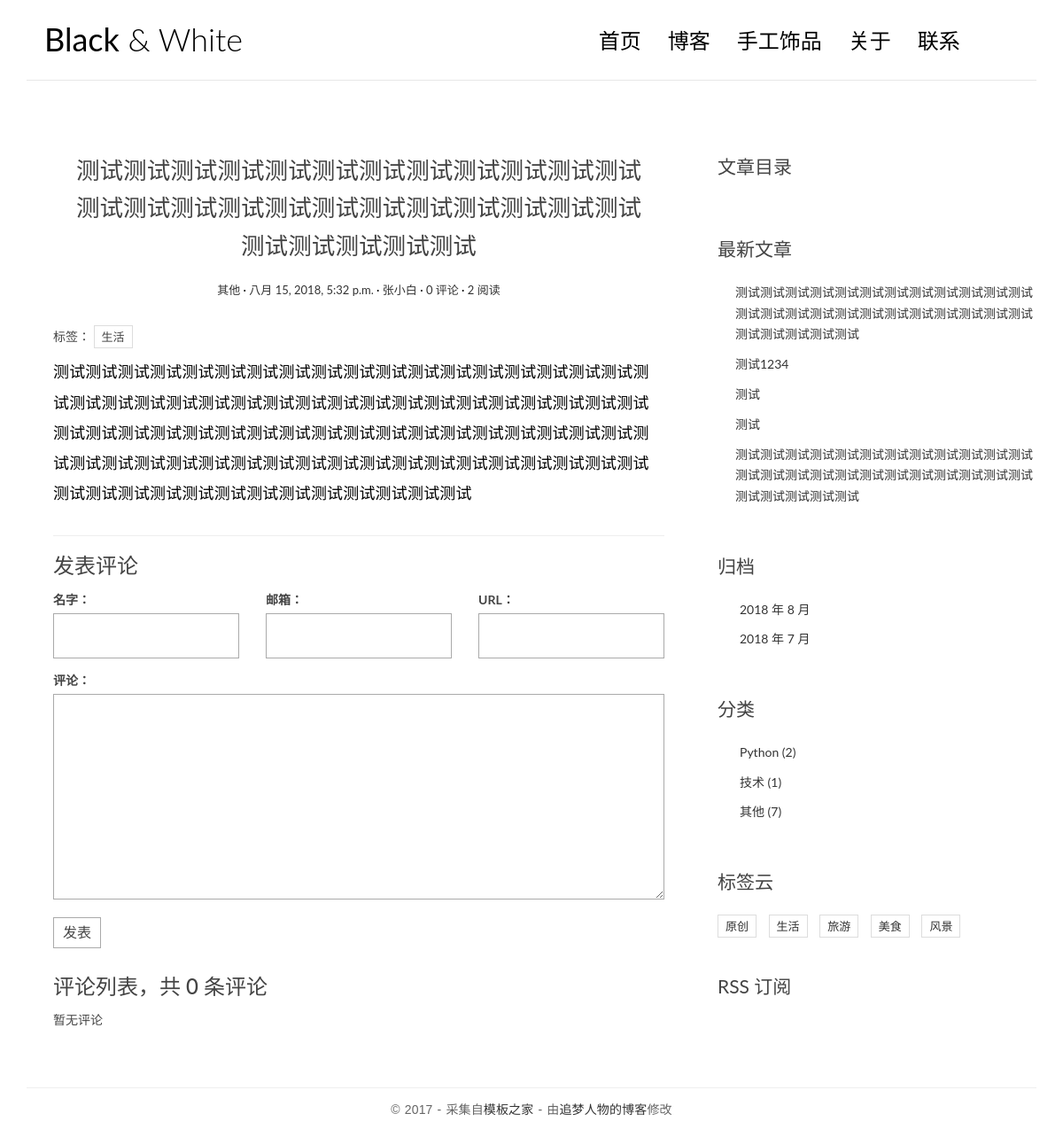
Screenshot of /post/11/ with the database file from the repository.
### blog/models.py (models this page shows, shortened)
@python_2_unicode_compatible
class Post(models.Model):
    title = models.CharField(max_length=70)
    body = models.TextField()
    created_time = models.DateTimeField()
    modified_time = models.DateTimeField()
    excerpt = models.CharField(max_length=200, blank=True)
    category = models.ForeignKey(Category, on_delete=models.CASCADE)
    tags = models.ManyToManyField(Tag, blank=True)
    author = models.ForeignKey(User, on_delete=models.CASCADE)
    views = models.PositiveIntegerField(default=0)
    def get_absolute_url(self):
        return reverse('blog:detail', kwargs={'pk': self.pk})
    def increase_views(self):
        self.views += 1
        self.save(update_fields=['views'])
    class Meta:
        ordering = ['-created_time']
    def save(self, *args, **kwargs):
        if not self.excerpt:
            md = markdown.Markdown(extensions=[
                'markdown.extensions.extra',
                'markdown.extensions.codehilite',
            ])
            self.excerpt = strip_tags(md.convert(self.body))[:120]
        super(Post, self).save(*args, **kwargs)

@python_2_unicode_compatible
class Category(models.Model):
    name = models.CharField(max_length=100)

@python_2_unicode_compatible
class Tag(models.Model):
    name = models.CharField(max_length=100)

### blog/views.py (the view)
# urls.py: url(r'^post/(?P<pk>[0-9]+)/$', views.PostDetailView.as_view(), name="detail"),
class PostDetailView(DetailView):
    model = Post
    template_name = 'blog/detail.html'
    context_object_name = 'post'
    def get(self, request, *args, **kwargs):
        response = super(PostDetailView, self).get(request, *args, **kwargs)
        self.object.increase_views()
        return response
    def get_object(self, queryset=None):
        post = super(PostDetailView, self).get_object(queryset=None)
        md = markdown.Markdown(extensions=[
            'markdown.extensions.extra',
            'markdown.extensions.codehilite',
            'markdown.extensions.toc',
            TocExtension(slugify=slugify),
        ])
        post.body = md.convert(post.body)
        post.toc = md.toc
        return post
    def get_context_data(self, **kwargs):
        context = super(PostDetailView, self).get_context_data(**kwargs)
        form = CommentForm()
        comment_list = self.object.comment_set.all()
        context.update({
            'form': form,
            'comment_list': comment_list
        })
        return context

### comments/forms.py
class CommentForm(forms.ModelForm):
    class Meta:
        model = Comment
        fields = ['name', 'email', 'url', 'text']

### blog/templatetags/blog_tags.py (called while the page is built)
@register.simple_tag
def get_recent_post(num=5):
    return Post.objects.all().order_by('-created_time')[:num]

@register.simple_tag
def archives():
    return Post.objects.dates('created_time', 'month', order='DESC')

@register.simple_tag
def get_categories():
    return Category.objects.annotate(num_posts=Count('post')).filter(num_posts__gt=0)

@register.simple_tag
def get_tags():
    return Tag.objects.annotate(num_posts=Count('post')).filter(num_posts__gt=0)

### blog/templates/blog/detail.html (shortened to what this page needs)
{% extends 'base.html' %}
{% block main %}
    <article class="post post-{{ post.pk }}">
        <header class="entry-header">
            <h1 class="entry-title">{{ post.title }}</h1>
            <div class="entry-meta">
                <span class="post-category"><a href="#">{{ post.category.name }}</a></span>
                <span class="post-date"><a href="#"><time class="entry-date"
                                                          datetime="{{ post.created_time }}">{{ post.created_time }}</time></a></span>
                <span class="post-author"><a href="#">{{ post.author }}</a></span>
                <span class="comments-link"><a href="#">{{ post.comment_set.count }} 评论</a></span>
                <span class="views-count"><a href="#">{{ post.views }} 阅读</a></span>
            </div>
            <div class="widget widget-tag-cloud tag-header">
                <ul>
                    标签：
                    {% for tag in post.tags.all %}
                        <li>{{ tag.name }}</li>
                    {% endfor %}
                </ul>
            </div>
        </header>
        <div class="entry-content clearfix">
            {{ post.body | safe }}
        </div>
    </article>
    <section class="comment-area" id="comment-area">
        <hr>
        <h3>发表评论</h3>
        <form action="{% url 'comments:post_comment' post.pk %}" method="post" class="comment-form">
            <div class="row">
                <div class="col-md-4">
                    <label for="{{ form.name.id_for_label }}">名字：</label>
                    {{ form.name }}
                </div>
                <div class="col-md-4">
                    <label for="{{ form.email.id_for_label }}">邮箱：</label>
                    {{ form.email }}
                </div>
                <div class="col-md-4">
                    <label for="{{ form.email.id_for_label }}">URL：</label>
                    {{ form.url }}
                </div>
                <div class="col-md-12">
                  <label for="{{ form.text.id_for_label }}">评论：</label>
                  {{ form.text }}
                  <button type="submit" class="comment-btn">发表</button>
                </div>
            </div>
        </form>
        <div class="comment-list-panel">
            <h3>评论列表，共 <span>{{ post.comment_set.count }}</span> 条评论</h3>
            <ul class="comment-list list-unstyled">
                {% for comment in comment_list %}
                <li class="comment-item">
                    <span class="nickname">{{ comment.name }}</span>
                    <time class="submit-date">{{ comment.created_time }}</time>
                    <div class="text">
                        {{ comment.text }}
                    </div>
                </li>
                {% empty %}
                    暂无评论
                {% endfor %}
            </ul>
        </div>
    </section>
{% endblock main %}
{% block toc %}
    <div class="widget widget-content">
        <h3 class="widget-title">文章目录</h3>
    </div>
{% endblock toc %}

### blog/templates/base.html (shortened to what this page needs)
{% load staticfiles %}
{% load blog_tags %}
<!DOCTYPE html>
<html>
<head>
    <link rel="stylesheet" href="http://code.ionicframework.com/ionicons/2.0.1/css/ionicons.min.css">
    <link rel="stylesheet" href="{% static 'blog/css/bootstrap.min.css' %}">
    <link rel="stylesheet" href="{% static 'blog/css/pace.css' %}">
    <link rel="stylesheet" href="{% static 'blog/css/custom.css' %}">
    <link rel="stylesheet" href="{% static 'blog/css/highlights/github.css' %}">
</head>
<body>
<div class="container">
    <header id="site-header">
        <div class="row">
            <div class="col-md-4 col-sm-5 col-xs-8">
                <div class="logo">
                    <h1><a href="{% url 'blog:index' %}"><b>Black</b> &amp; White</a></h1>
                </div>
            </div>
            <div class="col-md-8 col-sm-7 col-xs-4">
                <nav class="main-nav" role="navigation">
                    <div class="collapse navbar-collapse" id="bs-example-navbar-collapse-1">
                        <ul class="nav navbar-nav navbar-right">
                            <li class="cl-effect-11"><a href="index.html" data-hover="首页">首页</a></li>
                            <li class="cl-effect-11"><a href="full-width.html" data-hover="博客">博客</a></li>
                            <li class="cl-effect-11">
                                <a href="{% url 'handmade:index' %}" data-hover="手工饰品">手工饰品</a>
                            </li>
                            <li class="cl-effect-11"><a href="about.html" data-hover="关于">关于</a></li>
                            <li class="cl-effect-11"><a href="contact.html" data-hover="联系">联系</a></li>
                        </ul>
                    </div>
                </nav>
            </div>
        </div>
    </header>
</div>
<div class="content-body">
    <div class="container">
        <div class="row">
            <main class="col-md-8">
                {% block main %}
                {% endblock main %}
            </main>
            <aside class="col-md-4">
                {% block toc %}
                {% endblock toc %}
                <div class="widget widget-recent-posts">
                    <h3 class="widget-title">最新文章</h3>
                    {% get_recent_post as recent_post_list %}
                    <ul>
                        {% for post in recent_post_list %}
                            <li>
                                <a href="{{ post.get_absolute_url }}">{{ post.title }}</a>
                            </li>
                        {% empty %}
                            暂无最新文章
                        {% endfor %}
                    </ul>
                </div>
                <div class="widget widget-archives">
                    <h3 class="widget-title">归档</h3>
                    {% archives as date_list %}
                    <ul>
                        {% for date in date_list %}
                            <li>
                                <a href="{% url 'blog:archives' date.year date.month %}">
                                    {{ date.year }} 年 {{ date.month }} 月
                                </a>
                            </li>
                        {% empty %}
                            暂无归档
                        {% endfor %}
                    </ul>
                </div>
                <div class="widget widget-category">
                    <h3 class="widget-title">分类</h3>
                    {% get_categories as category_list %}
                    <ul>
                        {% for category in category_list %}
                            <li>
                                <a href="{% url 'blog:category' category.pk %}">
                                    {{ category.name }} <span class="post-count">({{ category.num_posts }})</span>
                                </a>
                            </li>
                        {% empty %}
                            暂无分类
                        {% endfor %}
                    </ul>
                </div>
                <div class="widget widget-tag-cloud">
                    <h3 class="widget-title">标签云</h3>
                    {% get_tags as tag_list %}
                    <ul>
                        {% for tag in tag_list %}
                            <li>
                                <a href="{% url 'blog:tags' tag.pk %}">{{ tag.name }}</a>
                            </li>
                            {% empty %}
                                暂无标签
                        {% endfor %}
                    </ul>
                </div>
                <div class="rss">
                    <a href="{% url 'blog:rss' %}"> RSS 订阅</a>
                </div>
            </aside>
        </div>
    </div>
</div>
<footer id="site-footer">
    <div class="container">
        <div class="row">
            <div class="col-md-12">
                <p class="copyright">&copy 2017 - 采集自<a href="http://www.cssmoban.com/"
                                                        target="_blank" title="模板之家">模板之家</a>
                    - 由<a href="http://zmrenwu.com/" title="网页模板" target="_blank">追梦人物的博客</a>修改
                </p>
            </div>
        </div>
    </div>
</footer>
</body>
</html>

### blog/static/blog/css/custom.css (style rules this page uses)
* { outline: none; }
h1, h2, h3, h4, h5, h6 { margin-top: 0; }
b { font-weight: 400; }
a { color: #333; }
body { color: #444; font-family: 'Lato', sans-serif; }
p { font-family: 'Ubuntu', sans-serif; font-weight: 400; word-spacing: 1px; letter-spacing: 0.01em; }
#site-header { background-color: #FFF; padding: 25px 20px; margin-bottom: 40px; border-bottom: 1px solid #e7e7e7; }
.logo h1 a { color: #000; }
.logo h1 { margin: 0; font-family: 'Lato', sans-serif; font-weight: 300; }
.main-nav { margin-top: 11px; max-width: 95%; }
.main-nav a { color: #000000 !important; padding: 0 0 5px 0 !important; margin-right: 30px; font-family: 'Lato', sans-serif; font-weight: 300; font-size: 24px; }
.cl-effect-11 a { padding: 10px 0; color: #0972b4; text-shadow: none; }
.cl-effect-11 a::before { position: absolute; top: 0; left: 0; overflow: hidden; padding: 0 0 5px 0 !important; max-width: 0; border-bottom: 1px solid #000; color: #000; content: attr(data-hover); white-space: nowrap; -webkit-transition: max-width 0.5s; -moz-transition: max-width 0.5s; transition: max-width 0.5s; }
.content-body { padding-bottom: 4em; }
.post { background: #fff; padding: 30px 30px 0; }
.entry-title { text-align: center; font-size: 1.9em; margin-bottom: 20px; line-height: 1.6; padding: 10px 20px 0; }
.entry-meta { text-align: center; color: #DDDDDD; font-size: 13px; margin-bottom: 30px; }
.entry-content { font-size: 18px; line-height: 1.9; font-weight: 300; color: #000; }
.post-category::after, .post-date::after, .post-author::after, .comments-link::after { content: ' ·'; color: #000; }
.widget { background: #fff; padding: 30px 0 0; }
.widget-title { font-size: 1.5em; margin-bottom: 20px; line-height: 1.6; padding: 10px 0 0; font-weight: 400; }
.widget-recent-posts ul { padding: 0; margin: 0; padding-left: 20px; }
.widget-recent-posts ul li { list-style-type: none; position: relative; line-height: 170%; margin-bottom: 10px; }
.widget-recent-posts ul li::before { content: '\f3d3'; font-family: "Ionicons"; position: absolute; left: -17px; top: 3px; font-size: 16px; color: #000; }
.widget-archives ul { padding: 0; margin: 0; padding-left: 25px; }
.widget-archives ul li { list-style-type: none; position: relative; line-height: 170%; margin-bottom: 10px; }
.widget-archives ul li::before { content: '\f3f3'; font-family: "Ionicons"; position: absolute; left: -25px; top: 1px; font-size: 16px; color: #000; }
.widget-category ul { padding: 0; margin: 0; padding-left: 25px; }
.widget-category ul li { list-style-type: none; position: relative; line-height: 170%; margin-bottom: 10px; }
.widget-category ul li::before { content: '\f3fe'; font-family: "Ionicons"; position: absolute; left: -25px; top: 1px; font-size: 18px; color: #000; }
.widget-tag-cloud ul { padding: 0; margin: 0; margin-right: -10px; }
.widget-tag-cloud ul li { list-style-type: none; font-size: 13px; display: inline-block; margin-right: 10px; margin-bottom: 10px; padding: 3px 8px; border: 1px solid #ddd; }
.rss { font-size: 21px; margin-top: 30px; }
.rss a { color: #444; }
#site-footer { padding-top: 10px; padding: 0 0 1.5em 0; }
.copyright { text-align: center; padding-top: 1em; margin: 0; border-top: 1px solid #eee; color: #666; }
.contact-form input, .comment-form input { border: 1px solid #aaa; margin-bottom: 15px; width: 100%; padding: 15px 15px; font-size: 16px; line-height: 100%; transition: 0.4s border-color linear; }
.contact-form textarea, .comment-form textarea { border: 1px solid #aaa; margin-bottom: 15px; width: 100%; padding: 15px 15px; font-size: 16px; line-height: 20px !important; min-height: 183px; transition: 0.4s border-color linear; }
.comment-area { padding: 0 30px 0; }
.comment-form { margin-top: 15px; }
.comment-form .comment-btn { background-color: #fff; border: 1px solid #aaa; font-size: 16px; padding: 5px 10px; }
.comment-list-panel { margin-top: 30px; }
.comment-list { margin-top: 15px; }
.tag-header { padding: 0; }

### rows the page displays
Post: title "测试测试测试测试测试测试测试测试测试测试测试测试测试测试测试测试测试测试测试测试测试测试测试测试测试测试测试测试测试", category.name "其他", created_time "八月 15, 2018, 5:32 p.m.", author "张小白", comment_set.count "0", views "2", body "测试测试测试测试测试测试测试测试测试测试测试测试测试测试测试测试测试测试测试测试测试测试测试测试测试测试测试测试测试测试测试测试测试测试测试测试测试测试测试测试测试测试测试测试测试测试测试测试测试测试测试测试测试测试测试测试测试测试测试测试测试测试测试测试测试测试测试测试测试测试测试测试测试测试测试测试测试测试测试测试测试测试测试测试测试测试测试"
Tag: name "生活"
Post: title "测试1234"
Post: title "测试"
Post: title "测试"
Post: title "测试测试测试测试测试测试测试测试测试测试测试测试测试测试测试测试测试测试测试测试测试测试测试测试测试测试测试测试测试"
Category: name "Python", num_posts "2"
Category: name "技术", num_posts "1"
Category: name "其他", num_posts "7"
Tag: name "原创"
Tag: name "旅游"
Tag: name "美食"
Tag: name "风景"

### other values shown
{{ date.year }} "2018" "2018"
{{ date.month }} "8" "7"
